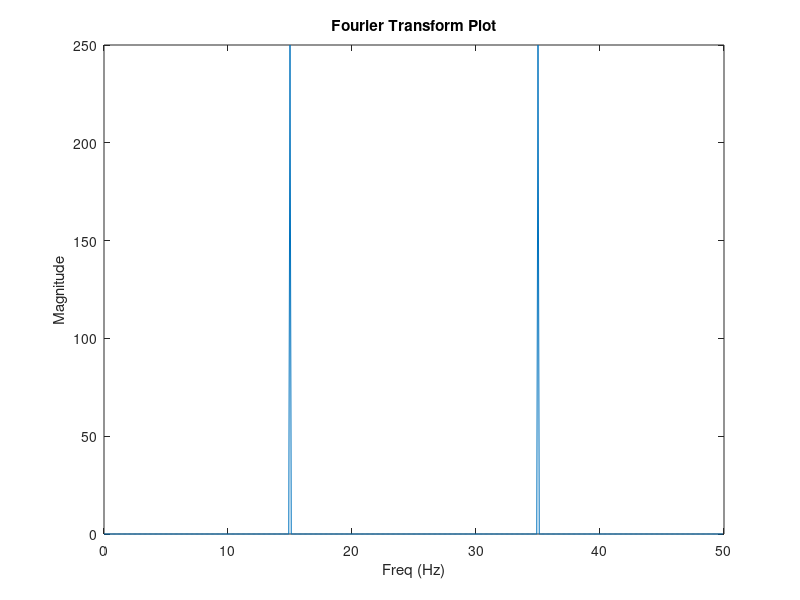

Source code (MATLAB):
Ts = 1/50;                         %Sampling Period
t = 0:Ts:10-Ts;                    %time domain abscissa (x-axis) variable
x = sin(2*pi*15*t);               %time domain ordinate (y-axis) variable

plot(t,x);                         %plotting the sine wave with freq=0.4 Hz
xlabel("Time(sec)");
ylabel("amplitude");

Fs=1/Ts;                            %sampling frequency
y=fft(x);                           %taking dft of sine wave. 
%Note: FFT is an algorithm for efficient implementation of DFT
f=((0:(length(y)-1))*Fs)/(length(y));   %array for frequency on x-axis of FT Plot

plot(f,abs(y));                          %plotting freq v/s magnitude plot of Fourier Transform
xlabel("Freq (Hz)");
ylabel("Magnitude");
title("Fourier Transform Plot");
%this plot is also an example of aliasing freq where (Fs/2) is the folding
%freq. freq above folding freq get aliased as lower frequency with a phase
%shift of 180 degrees. Whereas freq below folding freq are retained as it
%is without any phase shift